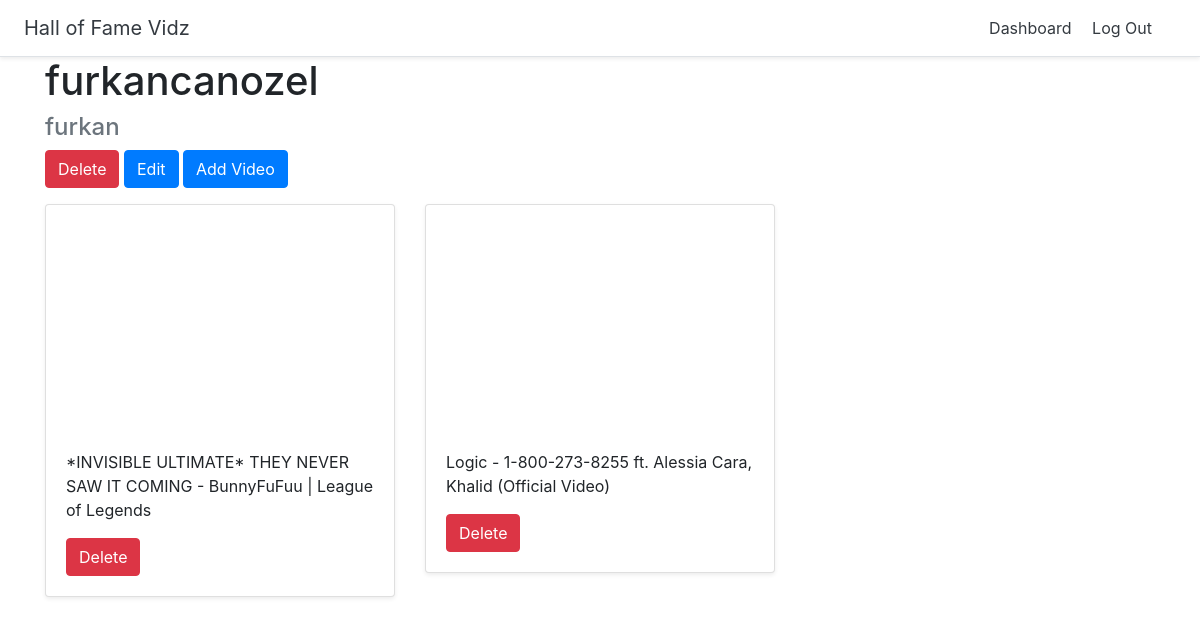
/halloffame/3 (signed in), run on the app's committed database.
### halls/models.py (models this page shows)
class Hall(models.Model):
    title = models.CharField(max_length=255)
    user = models.ForeignKey(User, on_delete=models.CASCADE)

class Video(models.Model):
    title = models.CharField(max_length=255)
    url = models.URLField()
    youtube_id = models.CharField(max_length=255)
    hall = models.ForeignKey(Hall, on_delete=models.CASCADE)

### halls/views.py (the view)
# urls.py: path('halloffame/<int:pk>', views.DetailHall.as_view(), name='detail_hall'),
class DetailHall(generic.DetailView):
    model = Hall
    template_name = 'halls/detail_hall.html'

### halls/templates/halls/detail_hall.html
{% extends 'halls/base.html'%}
{% block content %}
<div class="container">
    <h1>{{ hall.title }}</h1>
    <h4 class="text-muted">{{ hall.user.username }}</h4>
    {% if user.id == hall.user.id %}
    <a href="{% url 'delete_hall' hall.id %}" class="btn btn-danger">Delete</a>
    <a href="{% url 'update_hall' hall.id %}" class="btn btn-primary">Edit</a>
    <a href="{% url 'add_video' hall.id %}" class="btn btn-primary">Add Video</a>
    {% endif %}
        <div class="row">
          {% for video in hall.video_set.all %}
          <div class="col-md-4 mt-3">
            <div class="card mb-4 shadow-sm">
              <iframe width="100%" height="225" src="https://www.youtube.com/embed/{{ video.youtube_id }}" frameborder="0" allow="accelerometer; autoplay; encrypted-media; gyroscope; picture-in-picture" allowfullscreen></iframe>
              <div class="card-body">
                <p class="card-text">{{ video.title }}</p>
                {% if user.id == hall.user.id %}
                <a href="{% url 'delete_video' video.id %}" class="btn btn-danger">Delete</a>
                {% endif %}
              </div>
            </div>
          </div>
          {% endfor %}
          </div>
  </div>
{% endblock %}

### data on the page
Hall: title "furkancanozel", user.username "furkan"
Video: title "*INVISIBLE ULTIMATE* THEY NEVER SAW IT COMING - BunnyFuFuu | League of Legends"
Video: title "Logic - 1-800-273-8255 ft. Alessia Cara, Khalid (Official Video)"
